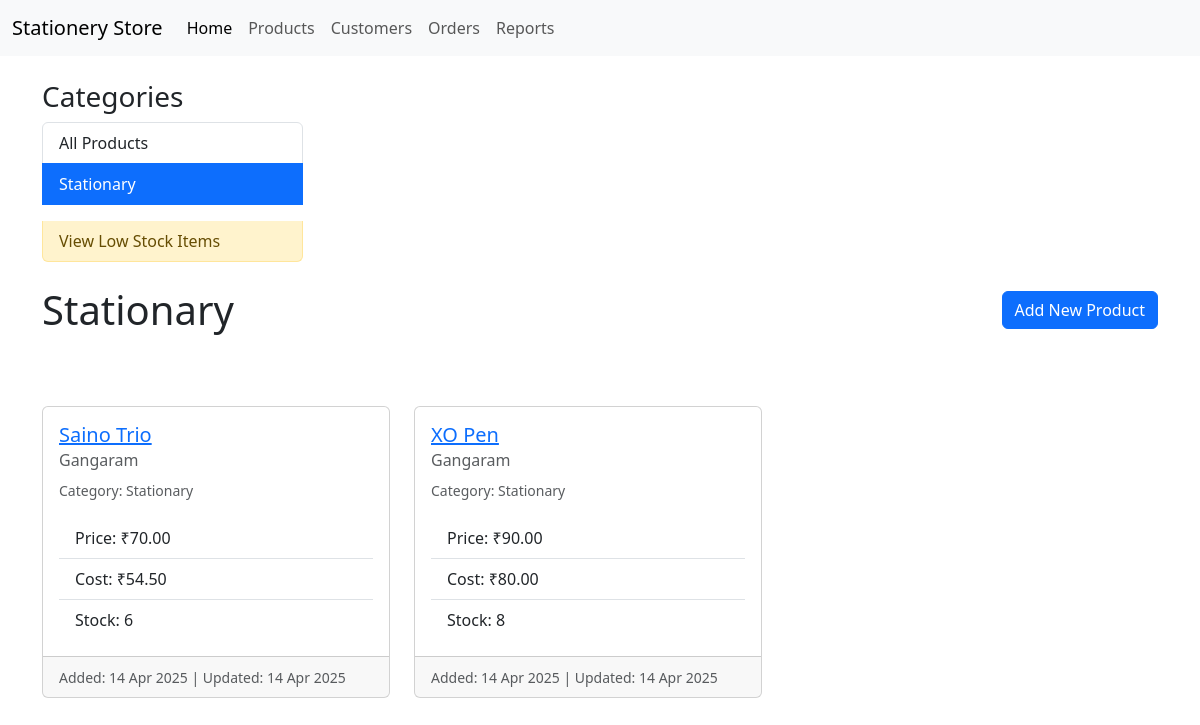
Before: /inventory/category/stationary/ with the older database file.
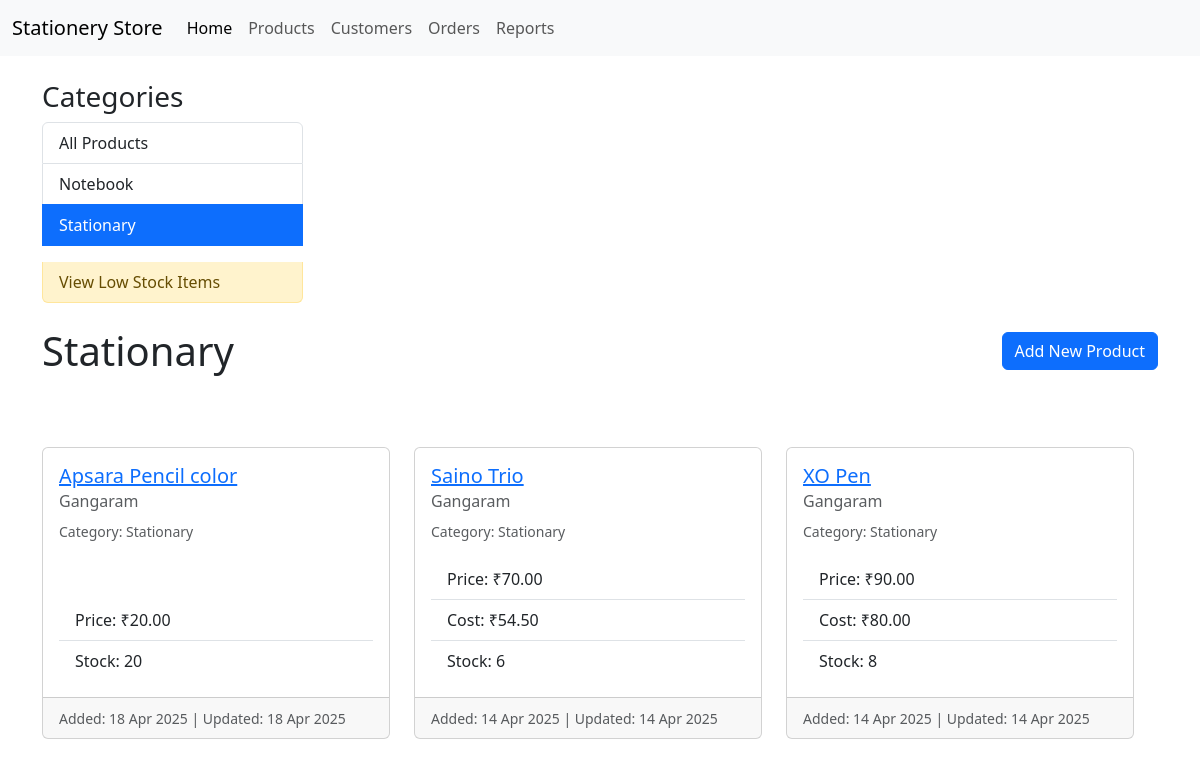
After: the same page with the newer database file.
### inventory/models.py (models this page shows, shortened)
class Category(models.Model):
    name = models.CharField(max_length=100, unique=True) # Category name must be unique
    slug = models.SlugField(max_length=110, unique=True, blank=True) # URL-friendly version of name (auto-populated later)
    class Meta:
        ordering = ('name',) # Default order categories alphabetically by name
        verbose_name = 'category' # How it appears in admin (singular)
        verbose_name_plural = 'categories' # How it appears in admin (plural)

class Product(models.Model):
    category = models.ForeignKey(Category, related_name='products', on_delete=models.SET_NULL, null=True, blank=True)
    name = models.CharField(max_length=200)
    description = models.TextField(blank=True, null=True)
    selling_price = models.DecimalField(max_digits=10, decimal_places=2)
    cost_price = models.DecimalField(max_digits=10, decimal_places=2, null=True, blank=True)
    manufacturer = models.CharField(max_length=100, blank=True, null=True)
    stock_quantity = models.IntegerField(default=0)
    low_stock_threshold = models.PositiveIntegerField(default=5, help_text="Notify when stock reaches this level or lower.") # <-- ADD THIS LINE
    created_at = models.DateTimeField(auto_now_add=True)
    updated_at = models.DateTimeField(auto_now=True)

### inventory/views.py (the view)
# urls.py: path('', views.product_list_view, name='product_list'),
def product_list_view(request, category_slug=None): # Add category_slug=None as optional argument
    categories = Category.objects.all() # Get all categories for navigation
    products = Product.objects.all() # Start with all products (add .filter(available=True) later)
    current_category = None # Initialize current_category
    if category_slug:
        current_category = get_object_or_404(Category, slug=category_slug)
        products = products.filter(category=current_category)
    products = products.order_by('name')
    context = {
        'products': products,           # The list of products (filtered or all)
        'categories': categories,       # All categories for navigation/display
        'current_category': current_category, # The specific category being viewed (or None)
    }
    return render(request, 'inventory/product_list.html', context)

### inventory/templates/inventory/product_list.html (shortened to what this page needs)
{% extends "base.html" %}
{% block content %}
  <div class="row">
    <div class="col-md-3 mb-4">
      <h3>Categories</h3>
      <div class="list-group">
        <a href="{% url 'inventory:product_list' %}"
           class="list-group-item list-group-item-action {% if not current_category %}active{% endif %}">
          All Products
        </a>
        {% for cat in categories %}
          <a href="{% url 'inventory:product_list_by_category' category_slug=cat.slug %}"
             class="list-group-item list-group-item-action {% if current_category.slug == cat.slug %}active{% endif %}">
            {{ cat.name }}
          </a>
        {% endfor %}
        <a href="{% url 'inventory:low_stock_list' %}"
           class="list-group-item list-group-item-action list-group-item-warning mt-3">
          View Low Stock Items
        </a>
      </div>
    </div>
    <div class="d-flex justify-content-between align-items-center mb-4">
        <h1 class="mb-0">
          {% if current_category %}
            {{ current_category.name }}
          {% else %}
            All Products
          {% endif %}
        </h1>
         <a href="{% url 'inventory:product_add' %}" class="btn btn-primary">
            Add New Product
         </a>
      </div>
      {% if products %}
        <div class="row row-cols-1 row-cols-md-2 row-cols-lg-3 g-4">
          {% for product in products %}
            <div class="col">
              <div class="card h-100">
                <div class="card-body d-flex flex-column">
                  <h5 class="card-title">
                    <a href="{% url 'inventory:product_detail' pk=product.pk %}">
                      {{ product.name }}
                    </a>
                  </h5>
                  {% if product.manufacturer %}
                    <h6 class="card-subtitle mb-2 text-muted">{{ product.manufacturer }}</h6>
                  {% endif %}
                  {% if product.category %}
                  <p class="card-text"><small class="text-muted">Category: {{ product.category.name }}</small></p>
                  {% endif %}
                  <ul class="list-group list-group-flush mt-auto">
                     <li class="list-group-item">Price: ₹{{ product.selling_price }}</li>
                     {% if product.cost_price %}
                       <li class="list-group-item">Cost: ₹{{ product.cost_price }}</li>
                     {% endif %}
                      <li class="list-group-item">Stock: {{ product.stock_quantity }}</li>
                  </ul>
                </div>
                <div class="card-footer">
                  <small class="text-muted">
                    Added: {{ product.created_at|date:"d M Y" }} |
                    Updated: {{ product.updated_at|date:"d M Y" }}
                  </small>
                </div>
              </div>
            </div>
          {% endfor %}
        </div>
      {% else %}
        <div class="alert alert-warning" role="alert">
          No products found in this category.
        </div>
      {% endif %}
    </div>
{% endblock %}

Changed rows visible on the page:
added Category: name "Notebook", slug "notebook" (drawn)
added Product: name "Apsara Pencil color", manufacturer "Gangaram", category.name "Stationary", selling_price "20.00", stock_quantity "20", created_at "18 Apr 2025", updated_at "18 Apr 2025"
